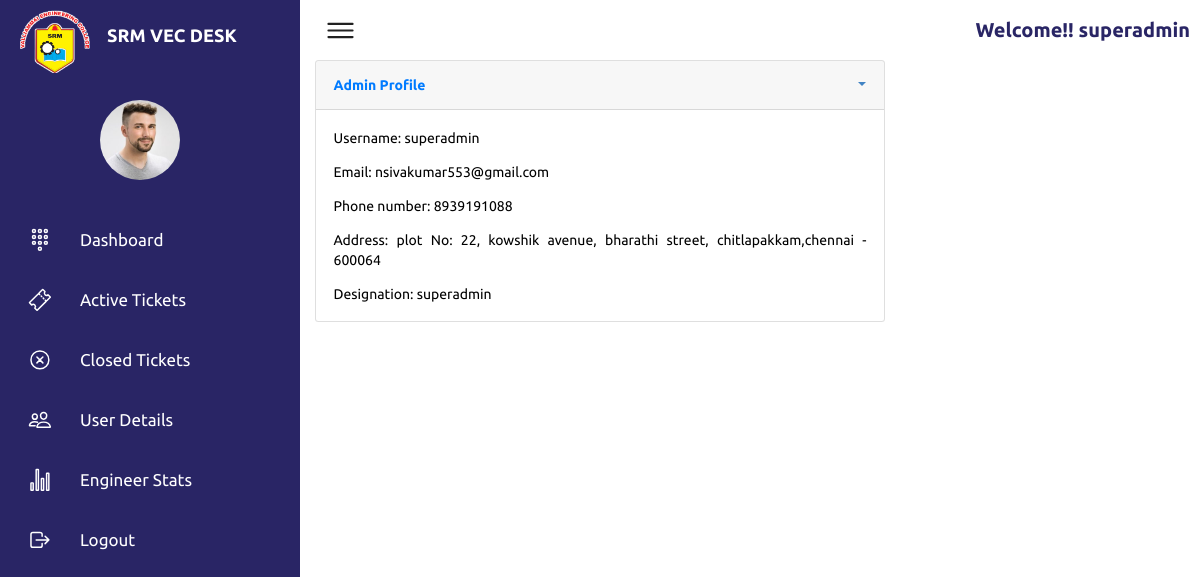
The app's page /adminprofile/ (signed in) with its own data.
### tickets/models.py (models this page shows)
class User(AbstractUser):
    userId = models.CharField(max_length=300)
    email = models.EmailField(max_length=5000, unique=True)
    mobNo = models.CharField(max_length=13)
    address = models.TextField(max_length=2000)
    designation = models.CharField(max_length=200)
    date_joined = models.DateTimeField(auto_now_add=True)
    last_login = models.DateTimeField(null=True)
    is_superadmin=models.BooleanField('is superadmin', default=False)
    is_admin=models.BooleanField('is admin', default=False)
    is_engineer=models.BooleanField('is engineer', default=False)
    is_employee=models.BooleanField('is employee', default=False)

### tickets/views.py (the view)
# urls.py: path('adminprofile/', views.adminprofile, name='admin_profile'),
@login_required(login_url='login')
def adminprofile(request):
    if request.user.is_authenticated:
        if request.user.is_authenticated:
            tickets=User.objects.all()
        return render(request, 'admin/adminprofile.html',{"tickets":tickets})
    else:
        return render(request, 'login/login.html', {})

### templates/admin/adminprofile.html
{% extends 'adminbasic.html' %}
{% block content %}
<div class="col-xl-8 col-lg-7">
    <div class="card shadow mb-4" data-aos="fade-up">
        <div
            class="card-header py-3 d-flex flex-row align-items-center justify-content-between">
            <h6 class="m-0 font-weight-bold text-primary">Admin Profile</h6>
            <div class="dropdown no-arrow">
                <a class="dropdown-toggle" href="#" role="button" id="dropdownMenuLink"
                    data-toggle="dropdown" aria-haspopup="true" aria-expanded="false">
                    <i class="fas fa-ellipsis-v fa-sm fa-fw text-gray-400"></i>
                </a>
            </div>
        </div>
        <div class="card-body">
            <div class="chart-area">
                <p style="color:black; text-align:justify;"> Username: {{ user.username }}</p>
                <p style="color:black; text-align:justify;"> Email: {{ user.email }}</p>
                <p style="color:black; text-align:justify;"> Phone number: {{ user.mobNo }}</p>
                <p style="color:black; text-align:justify;"> Address: {{ user.address }}</p>
                <p style="color:black; text-align:justify;"> Designation: {{ user.designation }}</p>
            </div>
        </div>
    </div>
</div>
{% endblock %}

### templates/adminbasic.html (shortened to what this page needs)
{% load static %}
<!DOCTYPE html>
<html lang="en">
<head>
    <link rel="stylesheet" href="https://cdn.jsdelivr.net/npm/bootstrap@4.0.0/dist/css/bootstrap.min.css">
     <link rel="stylesheet" href="https://cdnjs.cloudflare.com/ajax/libs/font-awesome/4.7.0/css/font-awesome.min.css">
     <link rel="stylesheet" type='text/css' href="https://cdnjs.cloudflare.com/ajax/libs/semantic-ui/2.2.14/semantic.min.css">
     <link href="https://unpkg.com/aos@2.3.1/dist/aos.css" rel="stylesheet">
     <link rel="stylesheet" href="https://cdnjs.cloudflare.com/ajax/libs/Chart.js/2.8.0/Chart.min.css" />
<link href="{% static 'css/active-ticket.css' %}" rel="stylesheet">
<link href="{% static 'css/style.css' %}" rel="stylesheet">
    </head>
<body>
    <div class="desk-container">
        <div class="desk-navigation">
            <div class="logo-section">
                <span class="logo-icon">
                    <img src="{% static 'img/SRMVEClogo.png' %}" alt="">
                </span>
                <span class="logo-title">SRM VEC DESK</span>
            </div>
            <ul>
                <a data-toggle="modal" data-target="#userModal"><li>
                    <div class="user">
                        <img src="{% static 'imgs/customer01.jpg' %}" alt="">
                    </div>
                </li>
                </a>
                <li>
                    <a href="{% url 'admin' %}" >
                        <span class="icon">
                            <ion-icon name="keypad-outline"></ion-icon>
                        </span>
                        <span class="title">Dashboard</span>
                    </a>
                </li>
                <li>
                    <a href="{% url 'admintable' %}">
                        <span class="icon">
                            <ion-icon name="ticket-outline"></ion-icon>
                        </span>
                        <span class="title">Active Tickets</span>
                    </a>
                </li>
                <li>
                    <a href="{% url 'adminclosed' %}">
                        <span class="icon">
                            <ion-icon name="close-circle-outline"></ion-icon>
                        </span>
                        <span class="title">Closed Tickets</span>
                    </a>
                </li>
                <li>
                    <a href="{% url 'user_detail' %}">
                        <span class="icon">
                            <ion-icon name="people-outline"></ion-icon>
                        </span>
                        <span class="title">User Details</span>
                    </a>
                </li>
                <li>
                    <a href="{% url 'stats' %}">
                        <span class="icon">
                            <ion-icon name="stats-chart-outline"></ion-icon>
                        </span>
                        <span class="title">Engineer Stats</span>
                    </a>
                </li>
                <li>
                  <a href="#" data-toggle="modal" data-target="#logoutModal">
                      <span class="icon">
                          <ion-icon name="log-out-outline"></ion-icon>
                      </span>
                      <span class="title">Logout</span>
                  </a>
              </li>
            </ul>
        </div>
        <div class="main">
            <div class="topbar">
                <div class="toggle">
                    <ion-icon name="menu-outline"></ion-icon>
                </div>
                <div class="userName">
                    <p>Welcome!! {{ user.username }}</p>
                </div>
            </div>
            {% if user.is_authenticated %}
                                {% block content %}
                                {% endblock content %}
                            {% else %}
                            <p>login here : <a href="{% url 'login' %}"></a></p>
                        {% endif %}
        </div>
    </div>
</body>
</html>

### static/css/active-ticket.css (style rules this page uses)
* { font-family: "Ubuntu", sans-serif; margin: 0; padding: 0; box-sizing: border-box; }
:root { --blue: #292565; --blue1:#149ddd; --white: #fff; --gray: #f5f5f5; --black1: #222; --black2: #999; }
.desk-navigation .logo-icon img { width: 80%; margin: 10px; align-items: flex-start; }

### static/css/style.css (style rules this page uses)
* { font-family: "Ubuntu", sans-serif; margin: 0; padding: 0; box-sizing: border-box; }
:root { --blue: #292565; --blue1:#149ddd; --white: #fff; --gray: #f5f5f5; --black1: #222; --black2: #999; }
body { min-height: 100vh; overflow-x: hidden; }
.desk-container { position: relative; width: 100%; }
.desk-navigation { position: fixed; width: 300px; height: 100%; background: var(--blue); border-left: 10px solid var(--blue); transition: 0.5s; overflow: hidden; }
.desk-navigation ul { position: absolute; top: 0; left: 0; width: 100%; }
.desk-navigation ul li { position: relative; width: 100%; list-style: none; border-top-left-radius: 30px; border-bottom-left-radius: 30px; }
.desk-navigation ul li:nth-child(1) { margin-top: 100px; margin-bottom: 30px; pointer-events: none; }
.desk-navigation ul li a,button { position: relative; display: block; width: 100%; display: flex; text-decoration: none; color: var(--white); }
.desk-navigation ul li a .icon { position: relative; display: block; min-width: 60px; height: 60px; line-height: 75px; text-align: center; }
.desk-navigation ul li a .icon ion-icon { font-size: 1.70rem; }
.desk-navigation .logo-icon img { width: 80%; margin: 10px; align-items: flex-start; }
.desk-navigation ul li a .title { position: relative; display: block; padding: 0 10px; height: 60px; line-height: 60px; text-align: start; float: left; white-space: nowrap; font-size: 17px; margin-left: 0; }
.logo-section { display: grid; justify-content: left; grid-template-columns: 30% 70%; }
.logo-section .logo-title { margin-top: 25px; color: white; font-size: 18px; font-weight: 700; margin-left: 10px; }
.main { position: absolute; width: calc(100% - 300px); left: 300px; min-height: 100vh; background: var(--white); transition: 0.5s; }
.topbar { width: 100%; height: 60px; display: flex; justify-content: space-between; align-items: center; padding: 0 10px; }
.toggle { position: relative; width: 60px; height: 60px; display: flex; justify-content: center; align-items: center; font-size: 2.5rem; cursor: pointer; }
.user { position: relative; width: 80px; height: 80px; border-radius: 50%; overflow: hidden; cursor: pointer; margin-top: 90px; margin-left: 90px; }
.userName { color: var(--blue); font-size: 20px; font-weight: 900; }
.user img { display: block; position: absolute; top: 0; left: 0; width: 100%; height: 100%; }

### records on screen
User: username "superadmin", email "nsivakumar553@gmail.com", mobNo "8939191088", address "plot No: 22, kowshik avenue, bharathi street, chitlapakkam,chennai - 600064", designation "superadmin"
